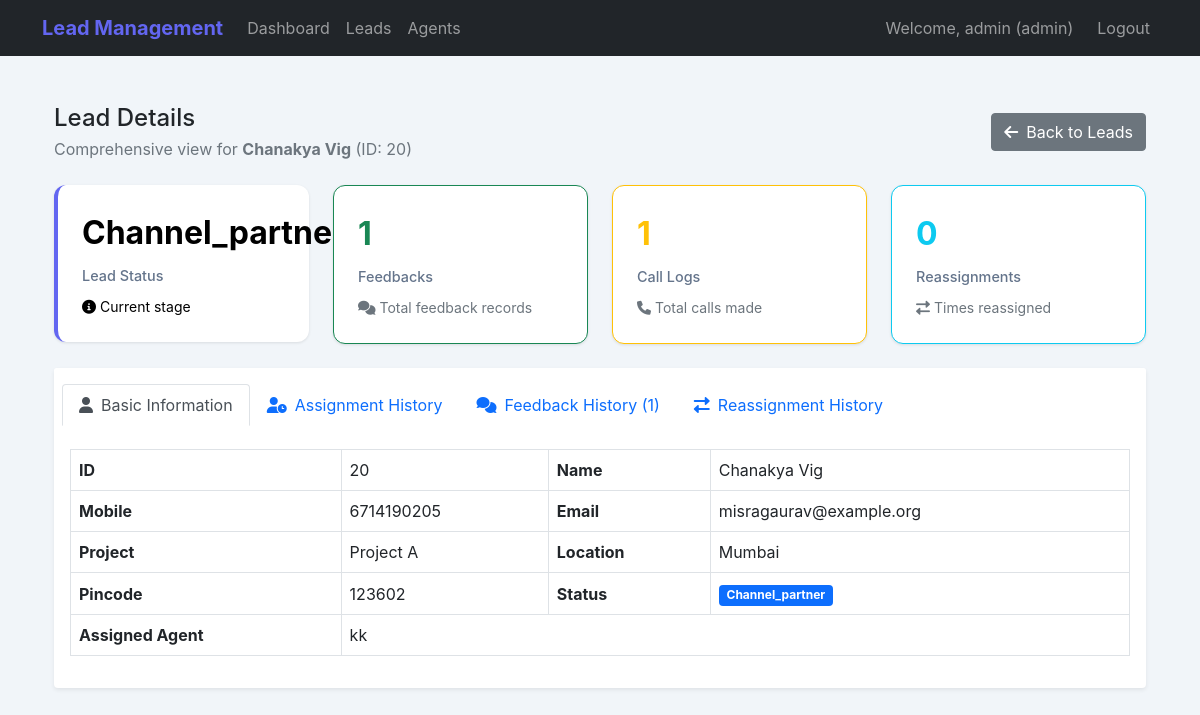
Screenshot of /admin/lead/20 (signed in) with the database file from the repository.
### models.py (models this page shows, shortened)
class User(UserMixin, db.Model):
    id = db.Column(db.Integer, primary_key=True)
    username = db.Column(db.String(80), unique=True, nullable=False)
    email = db.Column(db.String(120), unique=True, nullable=False)
    password = db.Column(db.String(200), nullable=False)
    role = db.Column(db.Enum(UserRole), nullable=False)
    is_active = db.Column(db.Boolean, default=True)
    created_at = db.Column(db.DateTime, default=datetime.utcnow)
    phone_number = db.Column(db.String(20), nullable=True)
    department = db.Column(db.String(100), nullable=True)
    assigned_leads = db.relationship('Lead', backref='assigned_agent', lazy=True, foreign_keys='Lead.assigned_agent_id')
    feedbacks = db.relationship('LeadFeedback', backref='agent', lazy=True)
    call_logs = db.relationship('CallLog', backref='agent', lazy=True)
    reassignments_from = db.relationship('LeadReassignment', foreign_keys='LeadReassignment.from_agent_id', backref='from_agent', lazy=True)
    reassignments_to = db.relationship('LeadReassignment', foreign_keys='LeadReassignment.to_agent_id', backref='to_agent', lazy=True)

class Lead(db.Model):
    id = db.Column(db.Integer, primary_key=True)
    name = db.Column(db.String(200), nullable=False)
    email = db.Column(db.String(200), nullable=True)
    mobile = db.Column(db.String(15), nullable=False)
    pincode = db.Column(db.String(10), nullable=True)
    project_name = db.Column(db.String(200), nullable=False, default='N/A')
    source = db.Column(db.String(100), nullable=True, default='N/A')
    year = db.Column(db.Integer, nullable=True)
    location = db.Column(db.String(100), nullable=True, default='N/A')
    project_id = db.Column(db.Integer, db.ForeignKey('project.id'), nullable=True)
    project = db.relationship('Project', backref='leads')
    assigned_agent_id = db.Column(db.Integer, db.ForeignKey('user.id'), nullable=True)
    assigned_date = db.Column(db.DateTime, nullable=True)
    status = db.Column(db.String(50), default='new')  # new, assigned, interested, not_interested, callback, completed, reassigned, channel_partner, interested_other  # UPDATED
    alternate_phone = db.Column(db.String(15), nullable=True)
    address = db.Column(db.Text, nullable=True)
    city = db.Column(db.String(100), nullable=True)
    state = db.Column(db.String(100), nullable=True)
    country = db.Column(db.String(100), nullable=True, default='India')
    priority = db.Column(db.String(20), default='medium')  # low, medium, high, urgent
    category = db.Column(db.String(100), nullable=True)  # residential, commercial, plot, etc.
    created_at = db.Column(db.DateTime, default=datetime.utcnow)
    updated_at = db.Column(db.DateTime, default=datetime.utcnow, onupdate=datetime.utcnow)
    call_logs = db.relationship('CallLog', backref='lead', lazy=True, cascade='all, delete-orphan')
    feedbacks = db.relationship('LeadFeedback', backref='lead', lazy=True, cascade='all, delete-orphan')
    reassignments = db.relationship('LeadReassignment', backref='lead', lazy=True, cascade='all, delete-orphan')
    assignment_history = db.relationship('LeadAssignmentHistory', backref='lead', lazy=True, cascade='all, delete-orphan')

### routes/admin_routes.py (the view)
@admin_bp.route('/lead/<int:lead_id>')
@login_required
def lead_details(lead_id):
    if not admin_required():
        return redirect(url_for('agent.dashboard'))
    lead = Lead.query.get_or_404(lead_id)
    feedbacks = LeadFeedback.query.filter_by(lead_id=lead.id).order_by(LeadFeedback.created_at.desc()).all()
    reassignments = LeadReassignment.query.filter_by(lead_id=lead.id).order_by(LeadReassignment.reassigned_at.desc()).all()
    call_logs = CallLog.query.filter_by(lead_id=lead.id).order_by(CallLog.call_time.desc()).all()
    assignment_history = LeadAssignmentHistory.query.filter_by(lead_id=lead.id).order_by(LeadAssignmentHistory.assigned_at.desc()).all()
    return render_template(
        'admin/lead_details.html',
        lead=lead,
        feedbacks=feedbacks,
        reassignments=reassignments,
        call_logs=call_logs,
        assignment_history=assignment_history
    )

### routes/admin_routes.py (called while the page is built)
def admin_required():
    if current_user.role != UserRole.ADMIN:
        flash('Access denied!', 'error')
        return False
    return True

### templates/admin/lead_details.html (shortened to what this page needs)
{% extends "base.html" %}
{% block content %}
<div class="container-fluid py-4">
    <div class="d-flex justify-content-between align-items-center mb-4">
        <div>
            <h1 class="h4 mb-1">Lead Details</h1>
            <p class="text-muted mb-0">Comprehensive view for <strong>{{ lead.name }}</strong> (ID: {{ lead.id }})</p>
        </div>
        <div class="text-end">
            <a href="{{ url_for('admin.leads_management') }}" class="btn btn-secondary">
                <i class="fas fa-arrow-left me-2"></i>Back to Leads
            </a>
        </div>
    </div>
    <div class="row g-4 mb-4">
        <div class="col-md-3">
            <div class="stat-card bg-gradient-primary text-white">
                <div class="stat-number">{{ lead.status|title }}</div>
                <div class="stat-label">Lead Status</div>
                <div class="mt-2"><small><i class="fas fa-info-circle me-1"></i>Current stage</small></div>
            </div>
        </div>
        <div class="col-md-3">
            <div class="stat-card border border-success">
                <div class="stat-number text-success">{{ feedbacks|length }}</div>
                <div class="stat-label">Feedbacks</div>
                <div class="mt-2"><small class="text-muted"><i class="fas fa-comments me-1"></i>Total feedback records</small></div>
            </div>
        </div>
        <div class="col-md-3">
            <div class="stat-card border border-warning">
                <div class="stat-number text-warning">{{ call_logs|length }}</div>
                <div class="stat-label">Call Logs</div>
                <div class="mt-2"><small class="text-muted"><i class="fas fa-phone me-1"></i>Total calls made</small></div>
            </div>
        </div>
        <div class="col-md-3">
            <div class="stat-card border border-info">
                <div class="stat-number text-info">{{ reassignments|length }}</div>
                <div class="stat-label">Reassignments</div>
                <div class="mt-2"><small class="text-muted"><i class="fas fa-exchange-alt me-1"></i>Times reassigned</small></div>
            </div>
        </div>
    </div>
    <div class="card border-0 shadow-sm mb-4">
        <div class="card-header bg-white border-0 py-3">
            <ul class="nav nav-tabs card-header-tabs" id="leadDetailsTabs" role="tablist">
                <li class="nav-item" role="presentation">
                    <button class="nav-link active" id="basic-info-tab" data-bs-toggle="tab" data-bs-target="#basic-info" type="button" role="tab" aria-controls="basic-info" aria-selected="true">
                        <i class="fas fa-user me-2"></i>Basic Information
                    </button>
                </li>
                <li class="nav-item" role="presentation">
                    <button class="nav-link" id="assignment-tab" data-bs-toggle="tab" data-bs-target="#assignment" type="button" role="tab" aria-controls="assignment" aria-selected="false">
                        <i class="fas fa-user-clock me-2"></i>Assignment History
                    </button>
                </li>
                <li class="nav-item" role="presentation">
                    <button class="nav-link" id="feedback-tab" data-bs-toggle="tab" data-bs-target="#feedback" type="button" role="tab" aria-controls="feedback" aria-selected="false">
                        <i class="fas fa-comments me-2"></i>Feedback History ({{ feedbacks|length }})
                    </button>
                </li>
                <li class="nav-item" role="presentation">
                    <button class="nav-link" id="reassignment-tab" data-bs-toggle="tab" data-bs-target="#reassignment" type="button" role="tab" aria-controls="reassignment" aria-selected="false">
                        <i class="fas fa-exchange-alt me-2"></i>Reassignment History
                    </button>
                </li>
            </ul>
        </div>
        <div class="card-body">
            <div class="tab-content" id="leadDetailsTabsContent">
                <div class="tab-pane fade show active" id="basic-info" role="tabpanel" aria-labelledby="basic-info-tab">
                    <table class="table table-bordered align-middle">
                        <tr>
                            <th>ID</th>
                            <td>{{ lead.id }}</td>
                            <th>Name</th>
                            <td>{{ lead.name }}</td>
                        </tr>
                        <tr>
                            <th>Mobile</th>
                            <td>{{ lead.mobile }}</td>
                            <th>Email</th>
                            <td>{{ lead.email or 'N/A' }}</td>
                        </tr>
                        <tr>
                            <th>Project</th>
                            <td>{{ lead.project_name }}</td>
                            <th>Location</th>
                            <td>{{ lead.location }}</td>
                        </tr>
                        <tr>
                            <th>Pincode</th>
                            <td>{{ lead.pincode or 'N/A' }}</td>
                            <th>Status</th>
                            <td><span class="badge bg-primary">{{ lead.status|title }}</span></td>
                        </tr>
                        <tr>
                            <th>Assigned Agent</th>
                            <td colspan="3">
                                {{ lead.assigned_agent.username if lead.assigned_agent else 'Not Assigned' }}
                            </td>
                        </tr>
                    </table>
                </div>
            </div>
        </div>
    </div>
</div>
{% endblock %}

### templates/base.html (shortened to what this page needs)
<!DOCTYPE html>
<html lang="en">
<head>
    <link href="https://cdn.jsdelivr.net/npm/bootstrap@5.1.3/dist/css/bootstrap.min.css" rel="stylesheet">
    <link href="https://cdnjs.cloudflare.com/ajax/libs/font-awesome/6.0.0/css/all.min.css" rel="stylesheet">
</head>
<body>
    <nav class="navbar navbar-expand-lg navbar-dark bg-dark">
        <div class="container">
            <a class="navbar-brand" href="{{ url_for('index') }}">Lead Management</a>
            {% if current_user.is_authenticated %}
            <div class="collapse navbar-collapse" id="navbarNav">
                <ul class="navbar-nav me-auto">
                    {% if current_user.role.value == 'admin' %}
                    <li class="nav-item">
                        <a class="nav-link" href="{{ url_for('admin.dashboard') }}">Dashboard</a>
                    </li>
                    <li class="nav-item">
                        <a class="nav-link" href="{{ url_for('admin.leads_management') }}">Leads</a>
                    </li>
                    <li class="nav-item">
                        <a class="nav-link" href="{{ url_for('admin.agents_management') }}">Agents</a>
                    </li>
                    {% endif %}
                </ul>
                <div class="navbar-nav">
                    <span class="navbar-text me-3">
                        Welcome, {{ current_user.username }} ({{ current_user.role.value }})
                    </span>
                    <a class="nav-link" href="{{ url_for('auth.logout') }}">Logout</a>
                </div>
            </div>
            {% endif %}
        </div>
    </nav>
    <div class="container mt-4">
        {% block content %}{% endblock %}
    </div>
</body>
</html>

### templates/base.html (style rules this page uses)
:root { --primary: #6366f1; --primary-dark: #4f46e5; --success: #10b981; --danger: #ef4444; --warning: #f59e0b; --info: #06b6d4; --dark: #1e293b; --light: #f8fafc; --border: #e2e8f0; --shadow: 0 1px 3px 0 rgba(0, 0, 0, 0.1); --shadow-lg: 0 10px 15px -3px rgba(0, 0, 0, 0.1); }
body { background: #f1f5f9; font-family: 'Inter', -apple-system, BlinkMacSystemFont, sans-serif; min-height: 100vh; }
.navbar-brand { font-weight: 700; color: var(--primary) !important; }
.stat-card { background: white; border-radius: 12px; padding: 1.5rem; box-shadow: var(--shadow); border-left: 4px solid var(--primary); }
.stat-number { color: #000; font-size: 2rem; font-weight: 700; margin-bottom: 0.5rem; }
.stat-label { color: #64748b; font-size: 0.9rem; font-weight: 500; }
small { color: #000; }

### rows the page displays
User: username "admin", role.value "admin"
Lead: name "Chanakya Vig", id "20", status "Channel_partner", mobile "6714190205", email "misragaurav@example.org", project_name "Project A", location "Mumbai", pincode "123602"
User: assigned_agent "kk"

### other values shown
{{ feedbacks|length }} "1"
{{ call_logs|length }} "1"
{{ reassignments|length }} "0"
